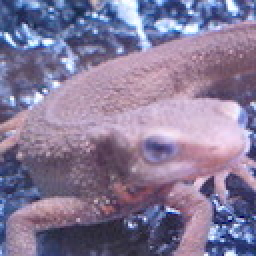
//> input picture OpenCV/data/imori.jpg, 128 x 128 px (shown 2 times larger)
$ ./sobel   (built with g++ and OpenCV 4)
//> lines starting //> are read from the running program, lines starting //| are printed output that depends on the picture
#include <iostream>
#include <opencv2/core.hpp>
#include <opencv2/highgui.hpp>
#include <opencv2/imgproc.hpp>

cv::Mat sobel_filter(cv::Mat img, bool sobel_right=true)
{
    int img_h = img.rows;
    int img_w = img.cols;
    cv::Mat out = cv::Mat::zeros(img_h, img_w, CV_8UC1);

    if (sobel_right){
        for (int y = 0; y < img_h; y++){
            for (int x = 0; x < img_w; x++){
                out.at<uchar>(y, x) = (int)std::fmax(
                        0,
                            - 0.5 * img.at<uchar>(y, (int)fmax(x-1, 0))
                            + 0.5 * img.at<uchar>(y, (int)fmin(x, img_w-1))
                        );
            }
        }
    }

    else{
        for (int y = 0; y < img_h; y++){
            for (int x = 0; x < img_w; x++){
                out.at<uchar>(y, x) = (int)std::fmax(
                        0,
                            + 0.5 * img.at<uchar>(y, (int)fmax(x-1, 0))
                            - 0.5 * img.at<uchar>(y, (int)fmin(x, img_w-1))
                        );
            }
        }
    }

    return out;
}

cv::Mat corner(cv::Mat img)
{
    int img_h = img.rows;
    int img_w = img.cols;

    cv::Mat out = cv::Mat::zeros(img_h, img_w, CV_8UC1);
    for (int y = 0; y < img_h; y++){
        for (int x = 0; x < img_w; x++){
            int val = (int)std::abs(
                        0.5 * img.at<uchar>(y, (int)fmax(x-1, 0))
                        - img.at<uchar>(y, x)
                        + 0.5 * img.at<uchar>(y, (int)fmin(x, img_w-1))
                    );
            out.at<uchar>(y, x) = val;
        }
    }

    return out;
}

int main()
{
    cv::Mat img = cv::imread("../data/imori.jpg");
//> img is the input picture: 128 rows x 128 cols, CV_8UC3; mean B, G, R 152.8, 121.8, 134.1
    cv::Mat imgGray;

    cv::cvtColor(img, imgGray, cv::COLOR_BGR2GRAY);
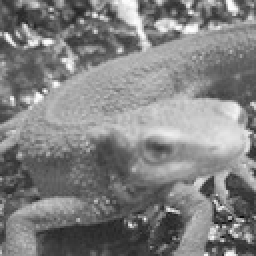
//> imgGray: 128 rows x 128 cols, CV_8UC1 (shown 2 times larger); min 11, max 254, mean 129
    cv::Mat out1 = sobel_filter(imgGray);
//> after the loop in sobel_filter, `for (int y = 0; y < img_h; y++)`:
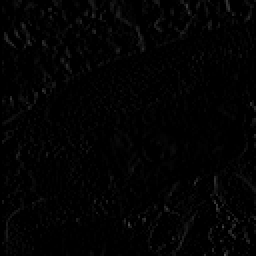
//> out: 128 rows x 128 cols, CV_8UC1 (shown 2 times larger); min 0, max 74, mean 2.8
    cv::Mat out2 = corner(imgGray);
//> after the loop in corner, `for (int y = 0; y < img_h; y++)`:
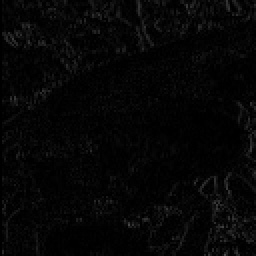
//> out: 128 rows x 128 cols, CV_8UC1 (shown 2 times larger); min 0, max 74, mean 5.7
    cv::Mat sb_left = sobel_filter(imgGray, false);

    cv::imshow("imgGray", imgGray);
    cv::imshow("out1", out1);
    cv::imshow("out2", out2);
    cv::imshow("sb_left", sb_left);
    cv::waitKey(0);
    cv::destroyAllWindows();
    return 0;
}

$ run again, with OpenCV/data/eyes1.jpg copied over OpenCV/data/imori.jpg
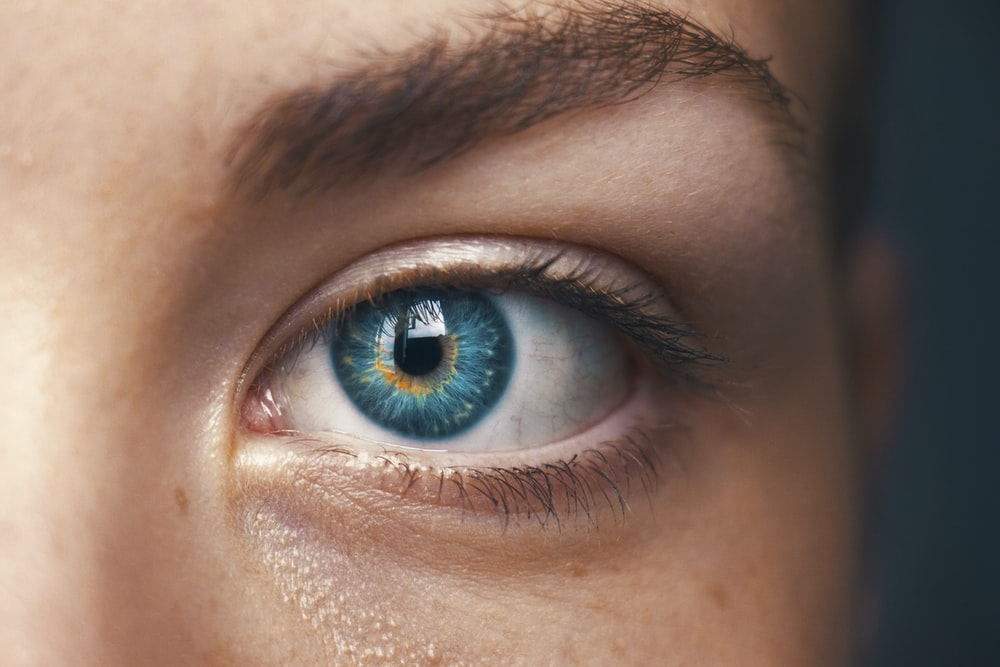
//> input picture OpenCV/data/eyes1.jpg, 1000 x 667 px
//> img is the input picture: 667 rows x 1000 cols, CV_8UC3; mean B, G, R 98.2, 110.2, 132.3
//> `cv::cvtColor(img, imgGray, cv::COLOR_BGR2GRAY);`:
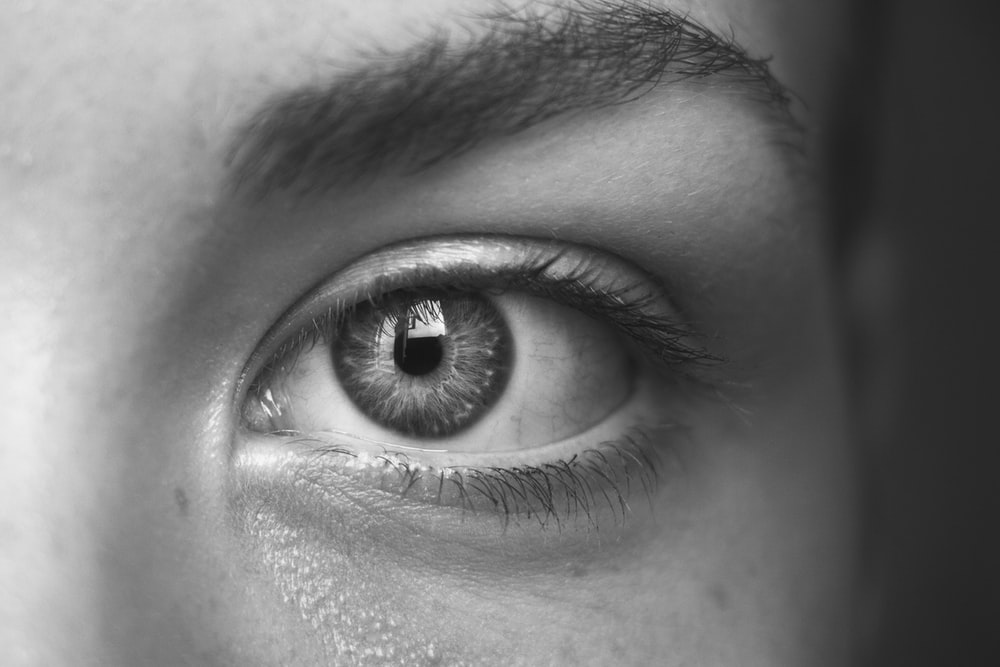
//> imgGray: 667 rows x 1000 cols, CV_8UC1; min 16, max 254, mean 115.5
//> after the loop in corner, `for (int y = 0; y < img_h; y++)`:
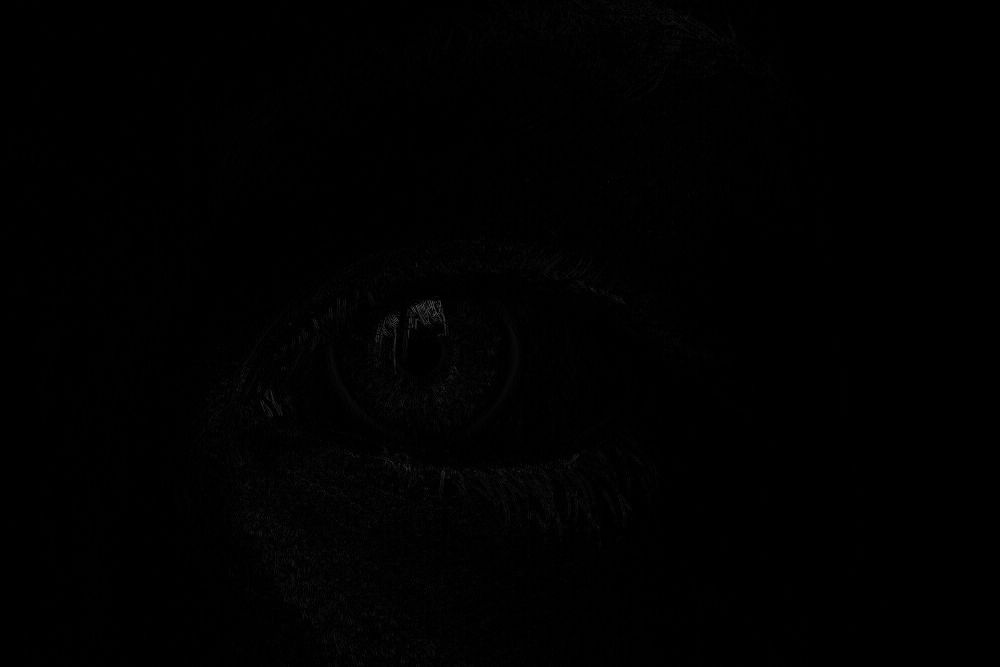
//> out: 667 rows x 1000 cols, CV_8UC1; min 0, max 80, mean 0.8

$ run again, with OpenCV/data/eyes2.jpg copied over OpenCV/data/imori.jpg
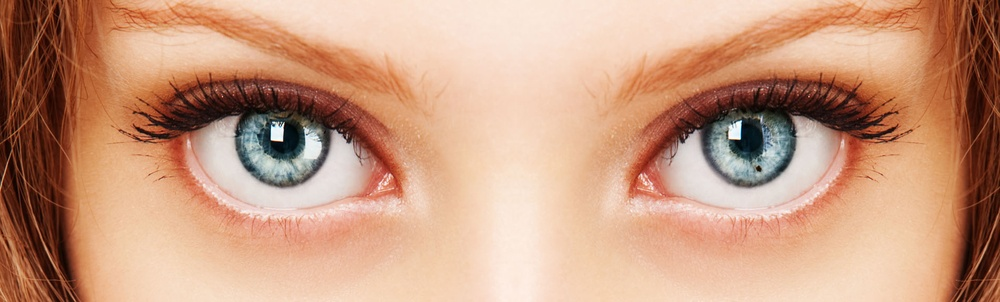
//> input picture OpenCV/data/eyes2.jpg, 1000 x 302 px, shrunk from 1903 x 575 before the run
//> img is the input picture: 302 rows x 1000 cols, CV_8UC3; mean B, G, R 129, 155.4, 201.3
//> `cv::cvtColor(img, imgGray, cv::COLOR_BGR2GRAY);`:
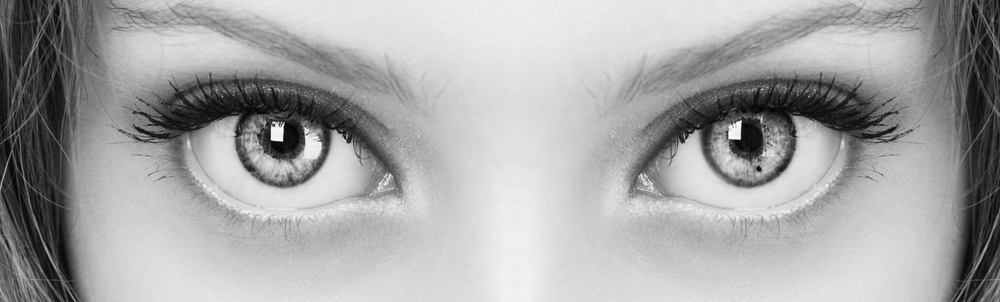
//> imgGray: 302 rows x 1000 cols, CV_8UC1; min 2, max 254, mean 166.1
//> after the loop in sobel_filter, `for (int y = 0; y < img_h; y++)`:
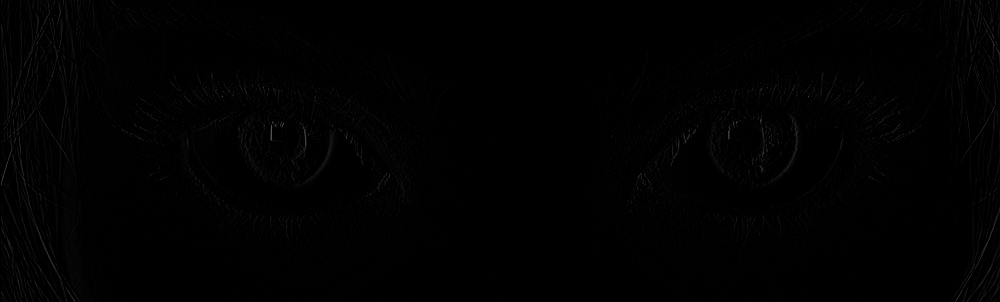
//> out: 302 rows x 1000 cols, CV_8UC1; min 0, max 90, mean 1.2
